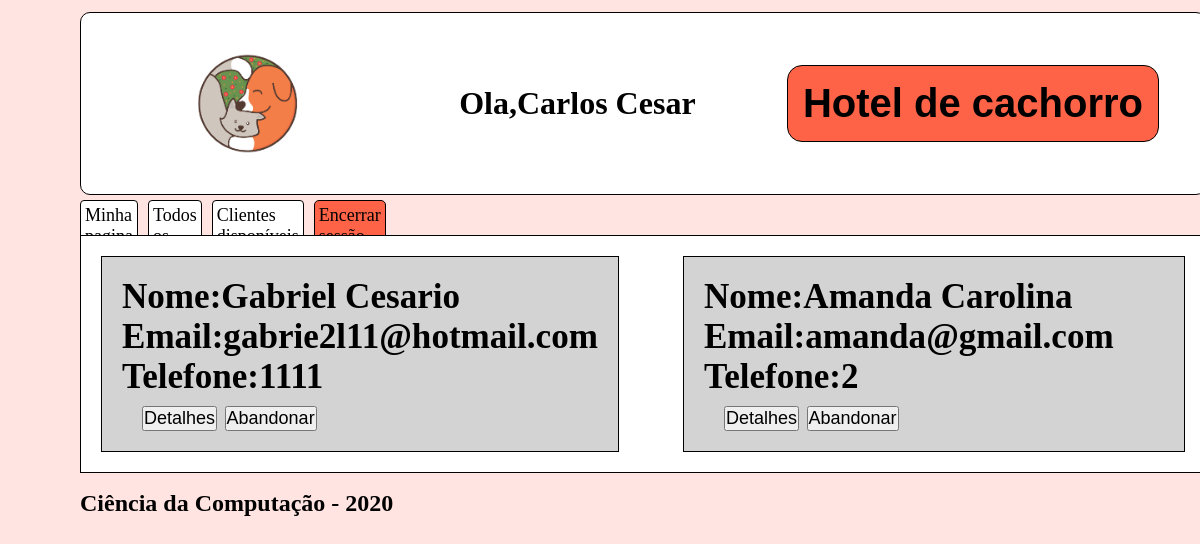
/monitor/ (signed in), run on an earlier commit of the app's database.
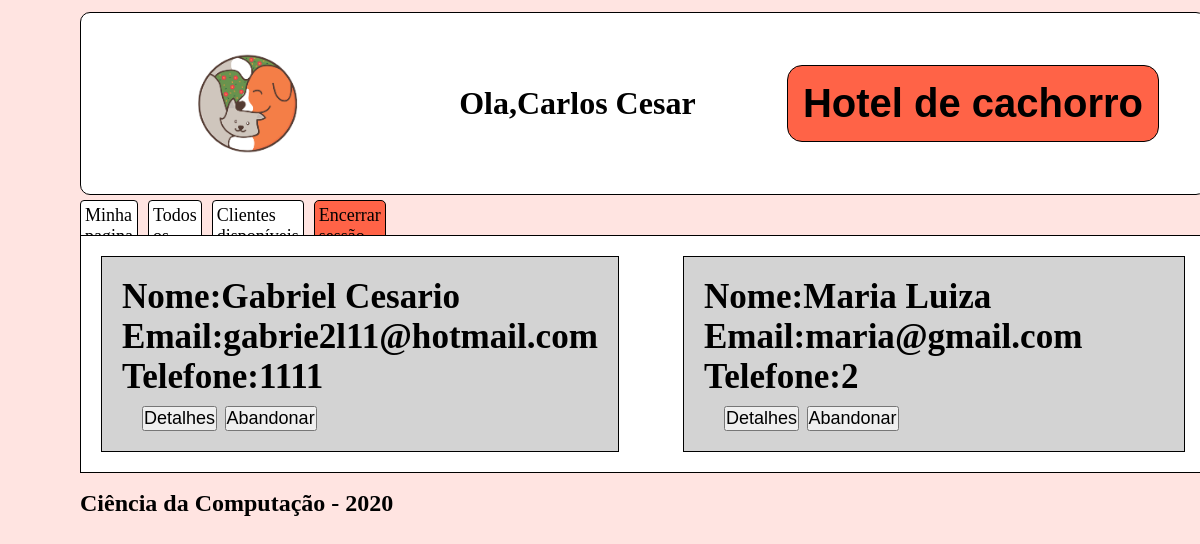
And on a later commit of the database.
### cliente/models.py (models this page shows, shortened)
class Pessoa(models.Model):
    _CPF = models.CharField(max_length=16, blank=False,null=False, default=0)
    _nome = models.CharField("Nome",max_length=100,blank=False,null=False)
    _email = models.EmailField("E-Mail",max_length=200,blank=True, null=False, unique=True)
    _tel = models.CharField("Telefone",max_length=20,blank=True,null=True)
    user = models.OneToOneField(User, verbose_name="Usuario",on_delete=models.CASCADE, null=True)
    class Meta:
        abstract = True
    @property
    def nome(self):
        return self._nome
    @property
    def CPF(self):
        return self._CPF
    @property
    def email(self):
        return self._email
    @property
    def tel(self):
        return self._tel

class Cliente(Pessoa):
    monitor_escolhido = models.ForeignKey(Monitor, verbose_name="Monitor responsável", on_delete=models.CASCADE, null=True,blank=True)
    class Meta:
        verbose_name = 'cliente'
        verbose_name_plural = 'clientes'

### cliente/views.py (the view)
# urls.py: path('monitor/', views.monitor),
@login_required(login_url='/login/')
def monitor(request):
    monitor = Monitor.objects.get(user = request.user)
    cliente = Cliente.objects.filter(monitor_escolhido = monitor)
    pet = Pet.objects.filter(dono = cliente)
    return render(request, 'monitor.html',{'cliente':cliente,'monitor':monitor,'pet':pet})

### cliente/templates/monitor.html (shortened to what this page needs)
{%load static%}
<!DOCTYPE html>
<html lang="en">
<head>
</head>
<body>
    <div class="header">
            <img class="logo" src="{% static 'logo.png' %}" alt="My image">
            <h1 class="user">Ola,{{monitor.nome}}</h1>
            <h1 class="title">Hotel de cachorro</h1>
    </div>
    <div class="nav">
            <ul class="nav-1">
                <li class='cadastro'><a href="/todos-pets/">Todos os pets</a></li>
                <li class='minha-pagina'><a href="/monitor/{{monitor.id}}">Minha pagina</a></li>
                <li class='novo-cliente'><a href='/rel_cliente'>Clientes disponíveis</a></li>
                <li class='logout'><a href="/logout/">Encerrar sessão</a></li>
            </ul>
    </div>
    <div class="conteudo">
        {%if cliente%}
            {%for clientes in cliente%}
            <div class="pet">
                <h3>Nome:{{clientes.nome}}</h3>
                <h3>Email:{{clientes.email}}</h3>
                <h3>Telefone:{{clientes.tel}}</h3>
                <div class="botoes">
                    <button class=""><a href="/meu-cliente/{{clientes.id}}">Detalhes</a></button>
                    <button><a href="/monitor/leave_cliente/{{clientes.id}}">Abandonar</a></a></button>
                </div>
            </div>
            {%endfor%}
        {%else%}
            <h1>Você não possui nenhum cliente</h1>
        {%endif%}
    </div>
    <div class="footer">
        <footer>
            <h2>Ciência da Computação - 2020</h2>
        </footer>
    </div>
</body>
</html>

What changed in the data, as far as the page shows it:
removed Cliente: nome "Amanda Carolina", email "amanda@gmail.com", tel "2"
now on this page (row edited): Cliente: nome "Maria Luiza", email "maria@gmail.com", tel "2"
